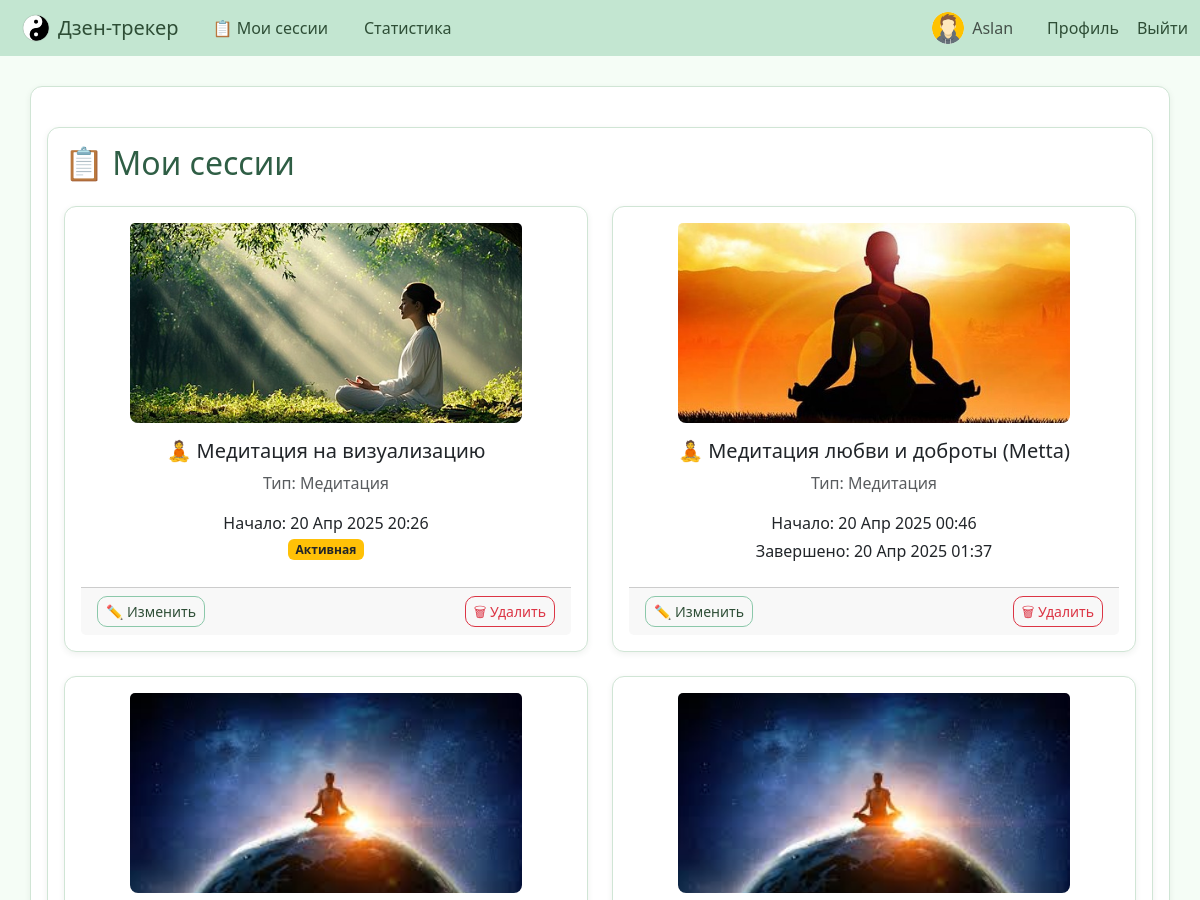
Page /sessions/ (signed in, upper part) on the earlier database version.
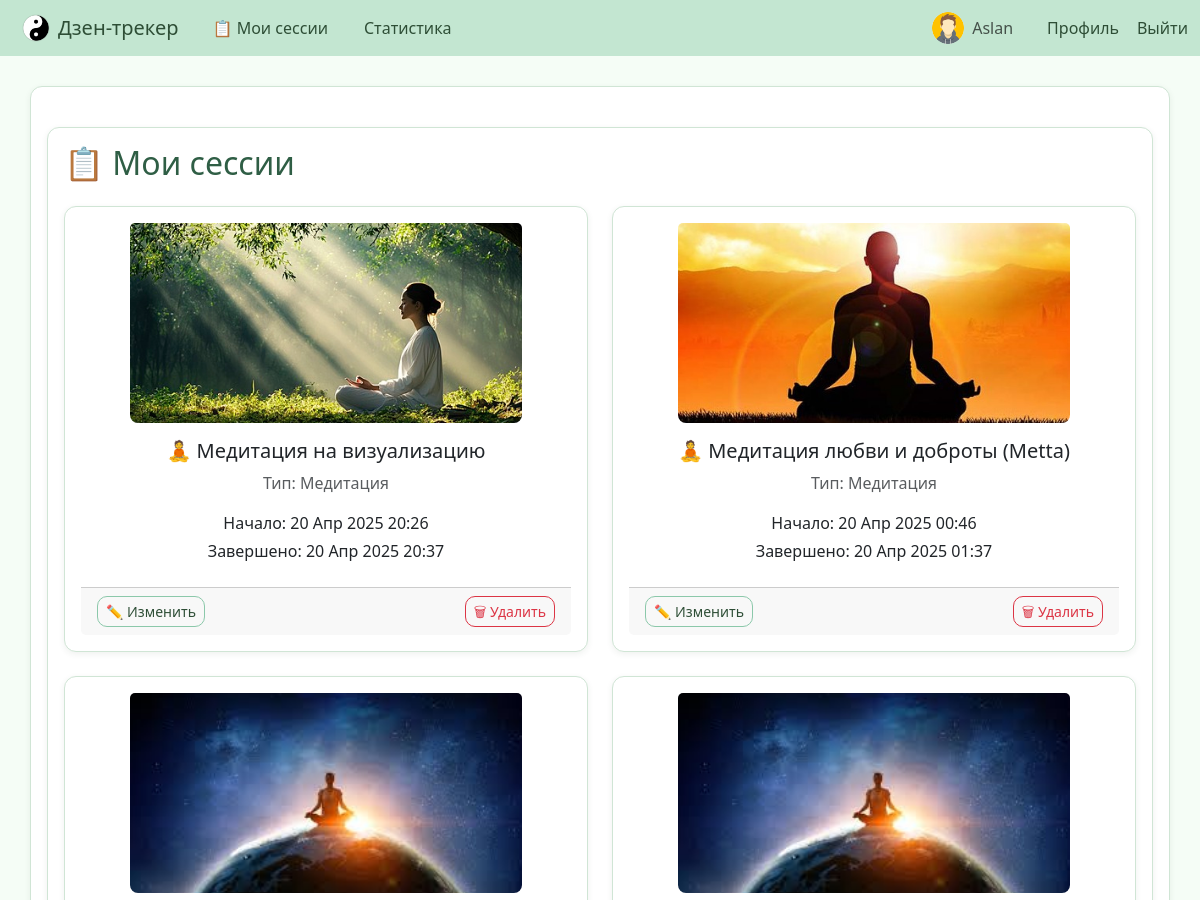
Same page on the later database version.
### tracker/models.py (models this page shows, shortened)
class RestSession(models.Model):
    user = models.ForeignKey(User, on_delete=models.CASCADE)
    start_time = models.DateTimeField(default=now)
    end_time = models.DateTimeField(null=True, blank=True)
    meditation = models.ForeignKey('Meditation', null=True, blank=True, on_delete=models.SET_NULL)
    breathing_exercise = models.ForeignKey('BreathingExercise', null=True, blank=True, on_delete=models.SET_NULL)

class Meditation(models.Model):
    title = models.CharField(max_length=100)
    description = models.TextField()
    image = models.ImageField(upload_to='meditation_images/', null=True, blank=True)
    instructions = models.TextField(blank=True, null=True)
    duration = models.PositiveIntegerField(help_text="Длительность в минутах", default=5)

### tracker/views.py (the view)
# urls.py: path('sessions/', tracker_views.RestSessionListView.as_view(), name='restsession_list'),
class RestSessionListView(LoginRequiredMixin, ListView):
    model = RestSession
    template_name = 'restsession_list.html'
    context_object_name = 'sessions'
    def get_queryset(self):
        return RestSession.objects.filter(user=self.request.user).select_related('meditation', 'breathing_exercise').order_by('-start_time')

### templates/restsession_list.html
{% extends 'base.html' %}
{% load static %}
{% block content %}
<div class="container mt-4">
  <h2 class="mb-4">📋 Мои сессии</h2>
  {% if sessions %}
    <div class="row row-cols-1 row-cols-md-2 g-4">
      {% for session in sessions %}
        <div class="col">
          <div class="card h-100">
            {% if session.meditation %}
              <img src="{{ session.meditation.image.url }}" class="card-img-top" style="height: 200px; object-fit: cover;" alt="{{ session.meditation.title }}">
            {% elif session.breathing_exercise %}
              <img src="{{ session.breathing_exercise.image.url }}" class="card-img-top" style="height: 200px; object-fit: cover;" alt="{{ session.breathing_exercise.title }}">
            {% endif %}
            <div class="card-body">
              {% if session.meditation %}
                <h5 class="card-title">🧘 {{ session.meditation.title }}</h5>
                <p class="card-text text-muted">Тип: Медитация</p>
              {% elif session.breathing_exercise %}
                <h5 class="card-title">🌬 {{ session.breathing_exercise.title }}</h5>
                <p class="card-text text-muted">Тип: Дыхательное упражнение</p>
              {% endif %}
              <p class="card-text mb-1">Начало: {{ session.start_time|date:"d M Y H:i" }}</p>
              {% if session.end_time %}
                <p class="card-text mb-2">Завершено: {{ session.end_time|date:"d M Y H:i" }}</p>
              {% else %}
                <span class="badge bg-warning text-dark">Активная</span>
              {% endif %}
            </div>
            <div class="card-footer d-flex justify-content-between">
              <a href="{% url 'restsession_update' session.pk %}" class="btn btn-sm btn-outline-primary">✏️ Изменить</a>
              <a href="{% url 'restsession_delete' session.pk %}" class="btn btn-sm btn-outline-danger">🗑 Удалить</a>
            </div>
          </div>
        </div>
      {% endfor %}
    </div>
  {% else %}
    <p>У вас ещё нет сохранённых сессий.</p>
  {% endif %}
</div>
{% endblock %}

Differences in the rows shown:
changed RestSession "Медитация на визуализацию": end_time (not shown) → "20 Апр 2025 20:37"; end_time "Активная" → "Завершено:"
